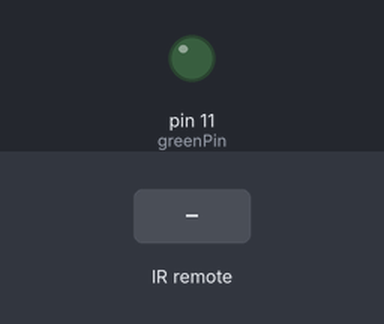
The sketch below on a simulated Arduino Uno, built with avr-gcc and run on an emulated ATmega328P. Shown: output pins drawn as LEDs (lit = HIGH). Inputs (shaded band) come from the test bench.

Above: at 1.2 s.
1.3 s: infrared code 0xFF18E7 received
At 2.5 s:
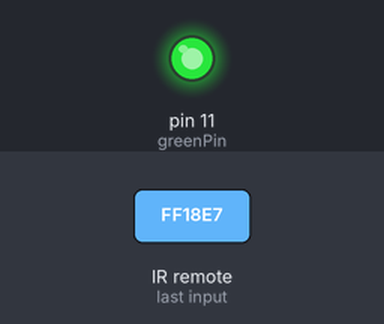
Timing chart, 0 to 4.8 s (numbered marks = the images above; inputs shaded):
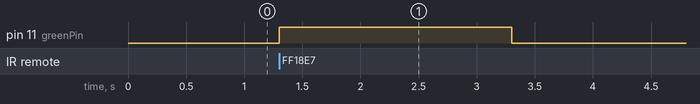

Measured:
- after the input at 1.3 s, pin 11 (greenPin): LOW → HIGH at once, → LOW 2.0 s later

The sketch:

remote_LED.ino
```cpp
#include <IRremote.h>

const int RECV_PIN = 7;
IRrecv irrecv(RECV_PIN);
decode_results results;
const int greenPin = 11;


void setup(){
  irrecv.enableIRIn();
  irrecv.blink13(true);
  pinMode(greenPin, OUTPUT);
}

void loop(){
    if (irrecv.decode(&results)){

        switch(results.value){
          case 0xFF18E7: //Keypad button "2"
          digitalWrite(greenPin, HIGH);
          delay(2000);
          digitalWrite(greenPin, LOW);
          }

        irrecv.resume();
    }
}
```
